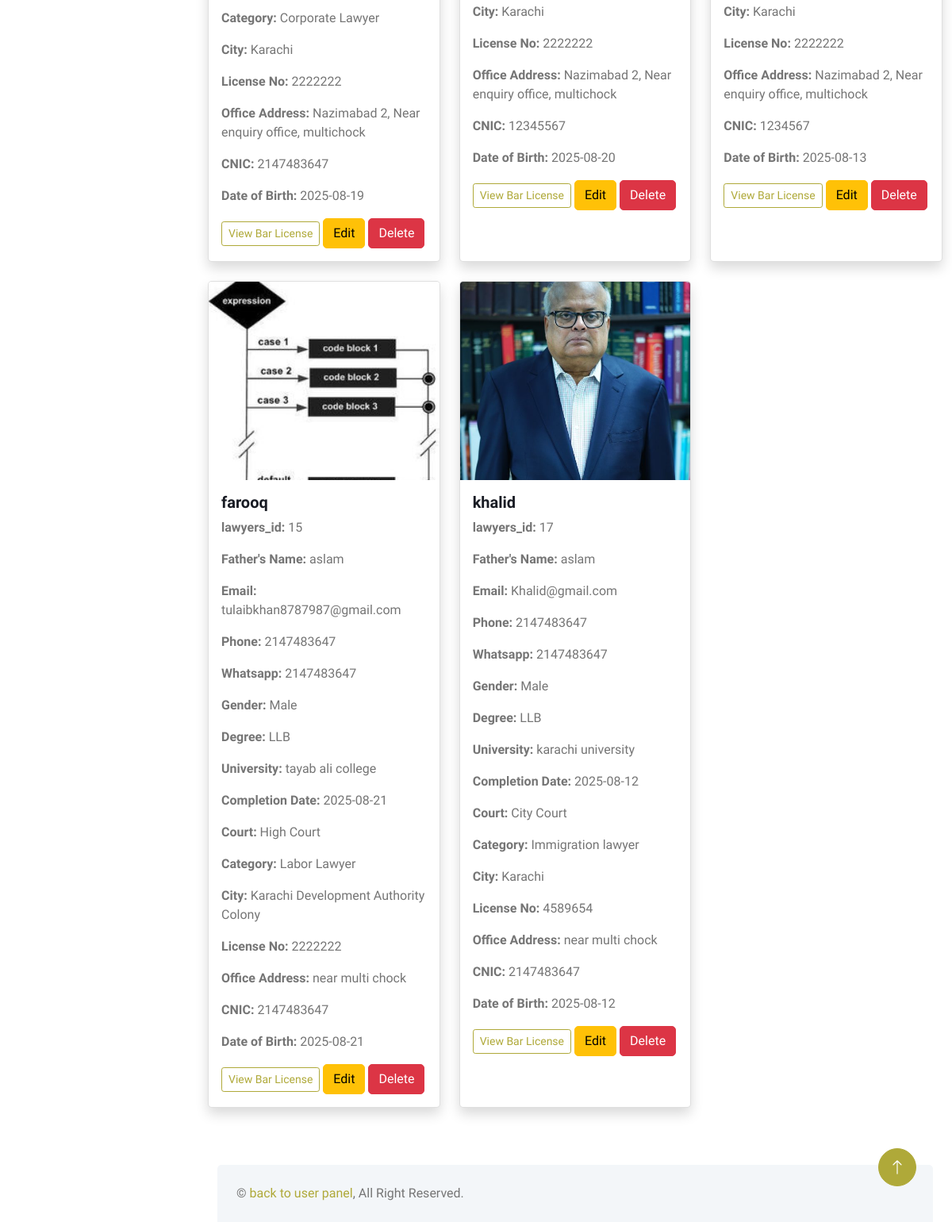
The page /Admin/viewlawyer.php (lower part) on the database as committed earlier.
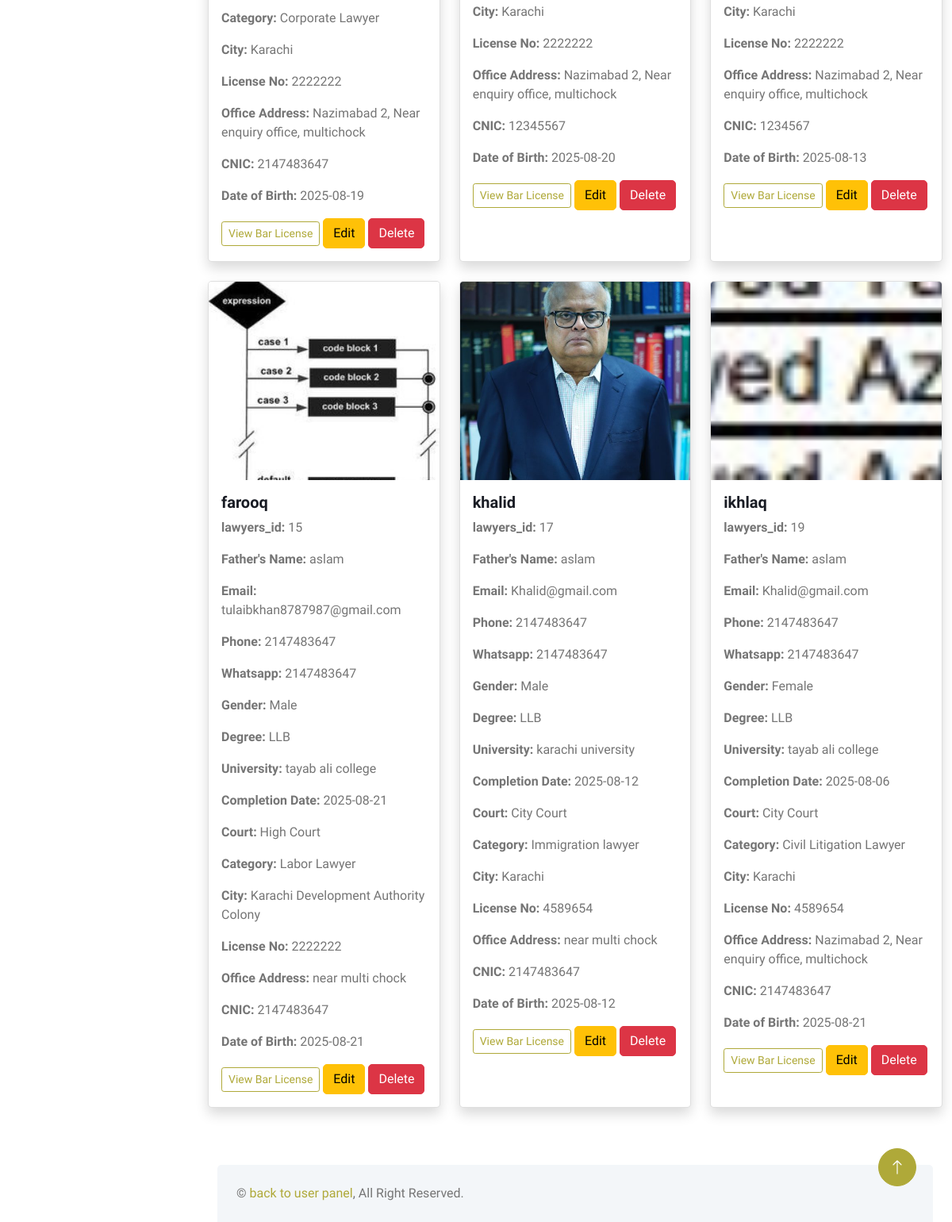
The same page on the database as committed later.
### tables this page shows
CREATE TABLE `lawyers` (
  `lawyers_id` int(255) NOT NULL,
  `full_Name` varchar(225) NOT NULL,
  `father_name` varchar(225) NOT NULL,
  `user_name` varchar(225) NOT NULL,
  `email` varchar(225) NOT NULL,
  `password` varchar(120) NOT NULL,
  `profile_image` varchar(120) NOT NULL,
  `House_address` varchar(225) NOT NULL,
  `CNIC` int(25) NOT NULL,
  `dob` date NOT NULL,
  `Gender` varchar(222) NOT NULL,
  `phone` int(11) NOT NULL,
  `Whatsapp` int(11) NOT NULL,
  `degree_id` int(255) NOT NULL,
  `University` varchar(225) NOT NULL,
  `Completion` date NOT NULL,
  `City` varchar(225) NOT NULL,
  `Enrolment_Year` date NOT NULL,
  `court_id` int(255) NOT NULL,
  `License` text NOT NULL,
  `licence_image` varchar(225) NOT NULL,
  `category_id` int(255) NOT NULL,
  `Office` varchar(225) NOT NULL
);

CREATE TABLE `category` (
  `category_id` int(255) NOT NULL,
  `category_name` varchar(225) NOT NULL
);

CREATE TABLE `degree` (
  `degree_id` int(255) NOT NULL,
  `degree_name` varchar(225) NOT NULL
);

CREATE TABLE `court` (
  `court_id` int(255) NOT NULL,
  `court_name` varchar(225) NOT NULL
);

### Admin/viewlawyer.php (the view, shortened to what this page needs)
<?php
include("connection.php");
include("header.php");
$query = "SELECT lawyers.*, category.category_name, court.court_name, degree.degree_name FROM lawyers
INNER JOIN category ON lawyers.category_id = category.category_id
INNER JOIN court ON lawyers.court_id = court.court_id
INNER JOIN degree ON lawyers.degree_id = degree.degree_id";
$result = mysqli_query($conn, $query);
?>
<div class="container py-5">
    <div class="row g-4">
        <?php while($row = mysqli_fetch_assoc($result)) { ?>
        <div class="col-md-6 col-lg-4">
            <div class="card shadow h-100">
                <img src="image/<?php echo $row['profile_image']; ?>" class="card-img-top" alt="Lawyer Image" style="height: 250px; object-fit: cover;">
                <div class="card-body">
                    <h5 class="card-title"><?php echo $row['full_Name']; ?></h5>
                    <p class="card-text"><strong>lawyers_id:</strong> <?php echo $row['lawyers_id']; ?></p>
                    <p class="card-text"><strong>Father's Name:</strong> <?php echo $row['father_name']; ?></p>
                    <p class="card-text"><strong>Email:</strong> <?php echo $row['email']; ?></p>
                    <p class="card-text"><strong>Phone:</strong> <?php echo $row['phone']; ?></p>
                    <p class="card-text"><strong>Whatsapp:</strong> <?php echo $row['Whatsapp']; ?></p>
                    <p class="card-text"><strong>Gender:</strong> <?php echo $row['Gender']; ?></p>
                    <p class="card-text"><strong>Degree:</strong> <?php echo $row['degree_name']; ?></p>
                    <p class="card-text"><strong>University:</strong> <?php echo $row['University']; ?></p>
                    <p class="card-text"><strong>Completion Date:</strong> <?php echo $row['Completion']; ?></p>
                    <p class="card-text"><strong>Court:</strong> <?php echo $row['court_name']; ?></p>
                    <p class="card-text"><strong>Category:</strong> <?php echo $row['category_name']; ?></p>
                    <p class="card-text"><strong>City:</strong> <?php echo $row['City']; ?></p>
                    <p class="card-text"><strong>License No:</strong> <?php echo $row['License']; ?></p>
                    <p class="card-text"><strong>Office Address:</strong> <?php echo $row['Office']; ?></p>
                    <p class="card-text"><strong>CNIC:</strong> <?php echo $row['CNIC']; ?></p>
                    <p class="card-text"><strong>Date of Birth:</strong> <?php echo $row['dob']; ?></p>
                    <a href="image/<?php echo $row['licence_image']; ?>" target="_self" class="btn btn-sm btn-outline-primary">View Bar License</a>
                <a class="btn btn-warning" href="updatelawyer.php?id=<?php echo $row["lawyers_id"]; ?>">Edit</a>
<a class="btn btn-danger" href="deletelawyer.php?id=<?php echo $row["lawyers_id"]; ?>" onclick="return confirm('Are you sure you want to delete this lawyer?')">Delete</a>
                </div>
            </div>
        </div>
        <?php } ?>
    </div>
</div>
<?php include("footer.php"); ?>

Rows that differ between the two databases and show on the page:
added lawyers: profile_image (picture), full_Name "ikhlaq", lawyers_id "19", father_name "aslam", email "Khalid@gmail.com", phone "2147483647", Whatsapp "2147483647", Gender "Female", degree.degree_name "LLB", University "tayab ali college", Completion "2025-08-06", court.court_name "City Court", category.category_name "Civil Litigation Lawyer", City "Karachi", License "4589654", Office "Nazimabad 2, Near enquiry office, multichock", CNIC "2147483647", dob "2025-08-21"
